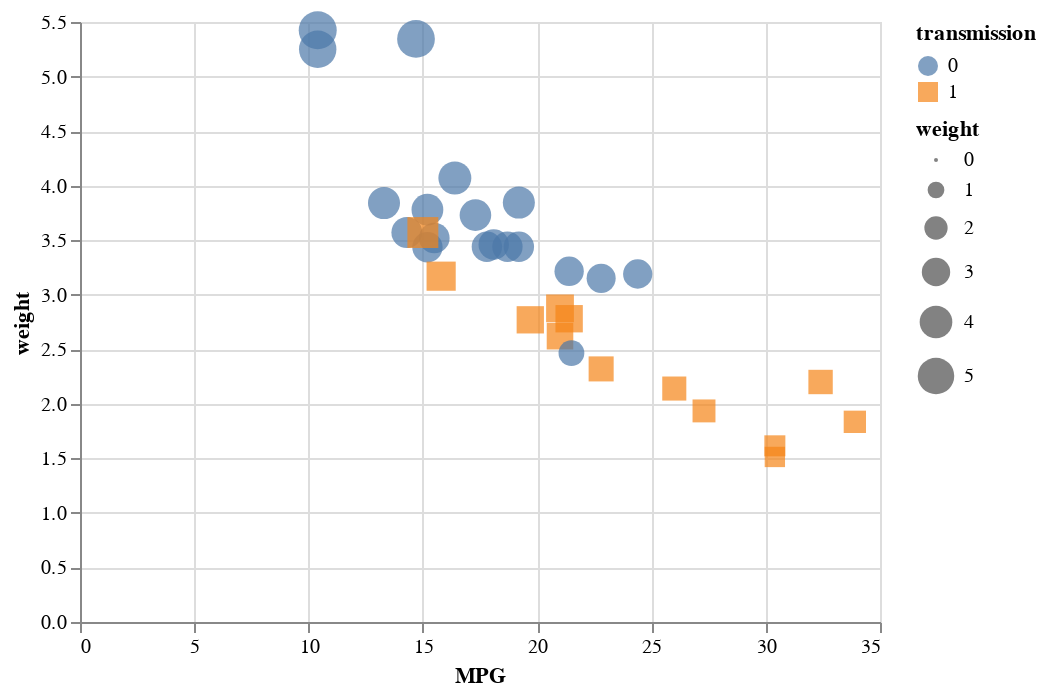

The notebook cell this image was saved under:
### Markdown cell above
Let's say we're working with a black and white printer so color isn't the best encoding. Modify the chart definition to use shape instead of color (you might want to sneak a peak at the different encoding channels you have access to on [Altair site](https://altair-viz.github.io/user_guide/encoding.html). Try to make the default size a bit larger so the points are easier to see.

### Code cell
#In-class practice
alt.Chart(mtcars).mark_point(filled=True).encode(
    x='MPG',
    y='weight',
    color='transmission:N',
    shape='transmission:N',
    size='weight'
)

### Figure 1 — Vega-Lite specification as saved in the notebook (floating-point values rounded to 4 significant figures)
{"config": {"view": {"continuousWidth": 400, "continuousHeight": 300}}, "data": {"name": "data-9409cf149fcd97d1b95049972fed8558"}, "mark": {"type": "point", "filled": true}, "encoding": {"color": {"field": "transmission", "type": "nominal"}, "shape": {"field": "transmission", "type": "nominal"}, "size": {"field": "weight", "type": "quantitative"}, "x": {"field": "MPG", "type": "quantitative"}, "y": {"field": "weight", "type": "quantitative"}}, "$schema": "https://vega.github.io/schema/vega-lite/v4.17.0.json", "datasets": {"data-9409cf149fcd97d1b95049972fed8558": [{"model": "Mazda RX4", "MPG": 21.0, "cylinders": 6, "displacement": 160.0, "HP": 110, "rear_axle_ratio": 3.9, "weight": 2.62, "qsec": 16.46, "vs": 0, "transmission": 1, "gears": 4, "carb": 4}, {"model": "Mazda RX4 Wag", "MPG": 21.0, "cylinders": 6, "displacement": 160.0, "HP": 110, "rear_axle_ratio": 3.9, "weight": 2.875, "qsec": 17.02, "vs": 0, "transmission": 1, "gears": 4, "carb": 4}, {"model": "Datsun 710", "MPG": 22.8, "cylinders": 4, "displacement": 108.0, "HP": 93, "rear_axle_ratio": 3.85, "weight": 2.32, "qsec": 18.61, "vs": 1, "transmission": 1, "gears": 4, "carb": 1}, {"model": "Hornet 4 Drive", "MPG": 21.4, "cylinders": 6, "displacement": 258.0, "HP": 110, "rear_axle_ratio": 3.08, "weight": 3.215, "qsec": 19.44, "vs": 1, "transmission": 0, "gears": 3, "carb": 1}, {"model": "Hornet Sportabout", "MPG": 18.7, "cylinders": 8, "displacement": 360.0, "HP": 175, "rear_axle_ratio": 3.15, "weight": 3.44, "qsec": 17.02, "vs": 0, "transmission": 0, "gears": 3, "carb": 2}, {"model": "Valiant", "MPG": 18.1, "cylinders": 6, "displacement": 225.0, "HP": 105, "rear_axle_ratio": 2.76, "weight": 3.46, "qsec": 20.22, "vs": 1, "transmission": 0, "gears": 3, "carb": 1}, {"model": "Duster 360", "MPG": 14.3, "cylinders": 8, "displacement": 360.0, "HP": 245, "rear_axle_ratio": 3.21, "weight": 3.57, "qsec": 15.84, "vs": 0, "transmission": 0, "gears": 3, "carb": 4}, {"model": "Merc 240D", "MPG": 24.4, "cylinders": 4, "displacement": 146.7, "HP": 62, "rear_axle_ratio": 3.69, "weight": 3.19, "qsec": 20.0, "vs": 1, "transmission": 0, "gears": 4, "carb": 2}, {"model": "Merc 230", "MPG": 22.8, "cylinders": 4, "displacement": 140.8, "HP": 95, "rear_axle_ratio": 3.92, "weight": 3.15, "qsec": 22.9, "vs": 1, "transmission": 0, "gears": 4, "carb": 2}, {"model": "Merc 280", "MPG": 19.2, "cylinders": 6, "displacement": 167.6, "HP": 123, "rear_axle_ratio": 3.92, "weight": 3.44, "qsec": 18.3, "vs": 1, "transmission": 0, "gears": 4, "carb": 4}, {"model": "Merc 280C", "MPG": 17.8, "cylinders": 6, "displacement": 167.6, "HP": 123, "rear_axle_ratio": 3.92, "weight": 3.44, "qsec": 18.9, "vs": 1, "transmission": 0, "gears": 4, "carb": 4}, {"model": "Merc 450SE", "MPG": 16.4, "cylinders": 8, "displacement": 275.8, "HP": 180, "rear_axle_ratio": 3.07, "weight": 4.07, "qsec": 17.4, "vs": 0, "transmission": 0, "gears": 3, "carb": 3}, {"model": "Merc 450SL", "MPG": 17.3, "cylinders": 8, "displacement": 275.8, "HP": 180, "rear_axle_ratio": 3.07, "weight": 3.73, "qsec": 17.6, "vs": 0, "transmission": 0, "gears": 3, "carb": 3}, {"model": "Merc 450SLC", "MPG": 15.2, "cylinders": 8, "displacement": 275.8, "HP": 180, "rear_axle_ratio": 3.07, "weight": 3.78, "qsec": 18.0, "vs": 0, "transmission": 0, "gears": 3, "carb": 3}, {"model": "Cadillac Fleetwood", "MPG": 10.4, "cylinders": 8, "displacement": 472.0, "HP": 205, "rear_axle_ratio": 2.93, "weight": 5.25, "qsec": 17.98, "vs": 0, "transmission": 0, "gears": 3, "carb": 4}, {"model": "Lincoln Continental", "MPG": 10.4, "cylinders": 8, "displacement": 460.0, "HP": 215, "rear_axle_ratio": 3.0, "weight": 5.424, "qsec": 17.82, "vs": 0, "transmission": 0, "gears": 3, "carb": 4}, {"model": "Chrysler Imperial", "MPG": 14.7, "cylinders": 8, "displacement": 440.0, "HP": 230, "rear_axle_ratio": 3.23, "weight": 5.345, "qsec": 17.42, "vs": 0, "transmission": 0, "gears": 3, "carb": 4}, {"model": "Fiat 128", "MPG": 32.4, "cylinders": 4, "displacement": 78.7, "HP": 66, "rear_axle_ratio": 4.08, "weight": 2.2, "qsec": 19.47, "vs": 1, "transmission": 1, "gears": 4, "carb": 1}, {"model": "Honda Civic", "MPG": 30.4, "cylinders": 4, "displacement": 75.7, "HP": 52, "rear_axle_ratio": 4.93, "weight": 1.615, "qsec": 18.52, "vs": 1, "transmission": 1, "gears": 4, "carb": 2}, {"model": "Toyota Corolla", "MPG": 33.9, "cylinders": 4, "displacement": 71.1, "HP": 65, "rear_axle_ratio": 4.22, "weight": 1.835, "qsec": 19.9, "vs": 1, "transmission": 1, "gears": 4, "carb": 1}, {"model": "Toyota Corona", "MPG": 21.5, "cylinders": 4, "displacement": 120.1, "HP": 97, "rear_axle_ratio": 3.7, "weight": 2.465, "qsec": 20.01, "vs": 1, "transmission": 0, "gears": 3, "carb": 1}, {"model": "Dodge Challenger", "MPG": 15.5, "cylinders": 8, "displacement": 318.0, "HP": 150, "rear_axle_ratio": 2.76, "weight": 3.52, "qsec": 16.87, "vs": 0, "transmission": 0, "gears": 3, "carb": 2}, {"model": "AMC Javelin", "MPG": 15.2, "cylinders": 8, "displacement": 304.0, "HP": 150, "rear_axle_ratio": 3.15, "weight": 3.435, "qsec": 17.3, "vs": 0, "transmission": 0, "gears": 3, "carb": 2}, {"model": "Camaro Z28", "MPG": 13.3, "cylinders": 8, "displacement": 350.0, "HP": 245, "rear_axle_ratio": 3.73, "weight": 3.84, "qsec": 15.41, "vs": 0, "transmission": 0, "gears": 3, "carb": 4}, {"model": "Pontiac Firebird", "MPG": 19.2, "cylinders": 8, "displacement": 400.0, "HP": 175, "rear_axle_ratio": 3.08, "weight": 3.845, "qsec": 17.05, "vs": 0, "transmission": 0, "gears": 3, "carb": 2}, {"model": "Fiat X1-9", "MPG": 27.3, "cylinders": 4, "displacement": 79.0, "HP": 66, "rear_axle_ratio": 4.08, "weight": 1.935, "qsec": 18.9, "vs": 1, "transmission": 1, "gears": 4, "carb": 1}, {"model": "Porsche 914-2", "MPG": 26.0, "cylinders": 4, "displacement": 120.3, "HP": 91, "rear_axle_ratio": 4.43, "weight": 2.14, "qsec": 16.7, "vs": 0, "transmission": 1, "gears": 5, "carb": 2}, {"model": "Lotus Europa", "MPG": 30.4, "cylinders": 4, "displacement": 95.1, "HP": 113, "rear_axle_ratio": 3.77, "weight": 1.513, "qsec": 16.9, "vs": 1, "transmission": 1, "gears": 5, "carb": 2}, {"model": "Ford Pantera L", "MPG": 15.8, "cylinders": 8, "displacement": 351.0, "HP": 264, "rear_axle_ratio": 4.22, "weight": 3.17, "qsec": 14.5, "vs": 0, "transmission": 1, "gears": 5, "carb": 4}, {"model": "Ferrari Dino", "MPG": 19.7, "cylinders": 6, "displacement": 145.0, "HP": 175, "rear_axle_ratio": 3.62, "weight": 2.77, "qsec": 15.5, "vs": 0, "transmission": 1, "gears": 5, "carb": 6}, {"model": "Maserati Bora", "MPG": 15.0, "cylinders": 8, "displacement": 301.0, "HP": 335, "rear_axle_ratio": 3.54, "weight": 3.57, "qsec": 14.6, "vs": 0, "transmission": 1, "gears": 5, "carb": 8}, {"model": "Volvo 142E", "MPG": 21.4, "cylinders": 4, "displacement": 121.0, "HP": 109, "rear_axle_ratio": 4.11, "weight": 2.78, "qsec": 18.6, "vs": 1, "transmission": 1, "gears": 4, "carb": 2}]}}
